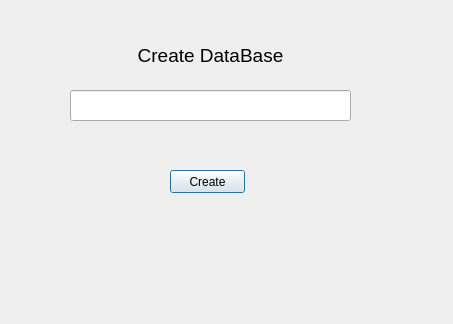
<?xml version="1.0" encoding="UTF-8"?>
<ui version="4.0">
 <class>Dialog</class>
 <widget class="QDialog" name="Dialog">
  <property name="geometry">
   <rect>
    <x>0</x>
    <y>0</y>
    <width>453</width>
    <height>324</height>
   </rect>
  </property>
  <property name="windowTitle">
   <string>Dialog</string>
  </property>
  <widget class="QLabel" name="label">
   <property name="geometry">
    <rect>
     <x>130</x>
     <y>30</y>
     <width>161</width>
     <height>51</height>
    </rect>
   </property>
   <property name="text">
    <string>&lt;html&gt;&lt;head/&gt;&lt;body&gt;&lt;p align=&quot;center&quot;&gt;&lt;span style=&quot; font-size:14pt;&quot;&gt;Create DataBase&lt;/span&gt;&lt;/p&gt;&lt;/body&gt;&lt;/html&gt;</string>
   </property>
  </widget>
  <widget class="QLineEdit" name="lineEdit">
   <property name="geometry">
    <rect>
     <x>70</x>
     <y>90</y>
     <width>281</width>
     <height>31</height>
    </rect>
   </property>
  </widget>
  <widget class="QPushButton" name="pushButton">
   <property name="geometry">
    <rect>
     <x>170</x>
     <y>170</y>
     <width>75</width>
     <height>23</height>
    </rect>
   </property>
   <property name="text">
    <string>Create</string>
   </property>
  </widget>
 </widget>
 <resources/>
 <connections/>
</ui>
